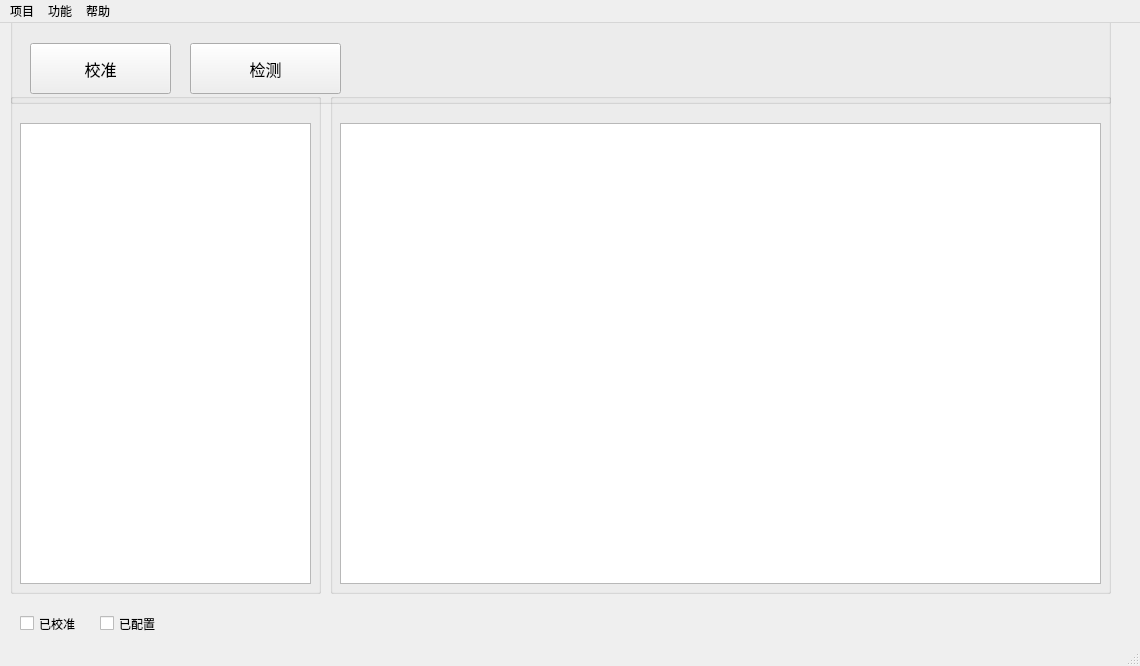
<?xml version="1.0" encoding="UTF-8"?>
<ui version="4.0">
 <class>MainWindow</class>
 <widget class="QMainWindow" name="MainWindow">
  <property name="geometry">
   <rect>
    <x>0</x>
    <y>0</y>
    <width>1140</width>
    <height>666</height>
   </rect>
  </property>
  <widget class="QWidget" name="centralwidget">
   <widget class="QGroupBox" name="groupBox">
    <property name="geometry">
     <rect>
      <x>10</x>
      <y>-10</y>
      <width>1101</width>
      <height>91</height>
     </rect>
    </property>
    <property name="title">
     <string/>
    </property>
    <widget class="QPushButton" name="bt_calibrate">
     <property name="enabled">
      <bool>true</bool>
     </property>
     <property name="geometry">
      <rect>
       <x>20</x>
       <y>30</y>
       <width>141</width>
       <height>51</height>
      </rect>
     </property>
     <property name="font">
      <font>
       <pointsize>12</pointsize>
      </font>
     </property>
     <property name="text">
      <string>校准</string>
     </property>
    </widget>
    <widget class="QPushButton" name="bt_detect">
     <property name="enabled">
      <bool>true</bool>
     </property>
     <property name="geometry">
      <rect>
       <x>180</x>
       <y>30</y>
       <width>151</width>
       <height>51</height>
      </rect>
     </property>
     <property name="font">
      <font>
       <pointsize>12</pointsize>
      </font>
     </property>
     <property name="text">
      <string>检测</string>
     </property>
    </widget>
   </widget>
   <widget class="QGroupBox" name="groupBox_2">
    <property name="geometry">
     <rect>
      <x>10</x>
      <y>70</y>
      <width>311</width>
      <height>501</height>
     </rect>
    </property>
    <property name="title">
     <string/>
    </property>
    <widget class="QTreeView" name="treeView">
     <property name="geometry">
      <rect>
       <x>10</x>
       <y>30</y>
       <width>291</width>
       <height>461</height>
      </rect>
     </property>
    </widget>
   </widget>
   <widget class="QGroupBox" name="groupBox_3">
    <property name="geometry">
     <rect>
      <x>330</x>
      <y>70</y>
      <width>781</width>
      <height>501</height>
     </rect>
    </property>
    <property name="title">
     <string/>
    </property>
    <widget class="QTableWidget" name="tableWidget">
     <property name="geometry">
      <rect>
       <x>10</x>
       <y>30</y>
       <width>761</width>
       <height>461</height>
      </rect>
     </property>
    </widget>
   </widget>
   <widget class="QCheckBox" name="cb_calibrate">
    <property name="geometry">
     <rect>
      <x>20</x>
      <y>590</y>
      <width>61</width>
      <height>21</height>
     </rect>
    </property>
    <property name="text">
     <string>已校准</string>
    </property>
    <property name="checkable">
     <bool>true</bool>
    </property>
   </widget>
   <widget class="QCheckBox" name="cb_config">
    <property name="geometry">
     <rect>
      <x>100</x>
      <y>590</y>
      <width>61</width>
      <height>21</height>
     </rect>
    </property>
    <property name="text">
     <string>已配置</string>
    </property>
    <property name="checkable">
     <bool>true</bool>
    </property>
   </widget>
  </widget>
  <widget class="QMenuBar" name="menubar">
   <property name="geometry">
    <rect>
     <x>0</x>
     <y>0</y>
     <width>1140</width>
     <height>21</height>
    </rect>
   </property>
   <widget class="QMenu" name="menuProject">
    <property name="title">
     <string>项目</string>
    </property>
    <addaction name="actionNew"/>
    <addaction name="actionOpen"/>
    <addaction name="separator"/>
   </widget>
   <widget class="QMenu" name="menuOperation">
    <property name="title">
     <string>功能</string>
    </property>
   </widget>
   <widget class="QMenu" name="menuHelp">
    <property name="title">
     <string>帮助</string>
    </property>
    <addaction name="actionAbout"/>
    <addaction name="actionManual"/>
   </widget>
   <addaction name="menuProject"/>
   <addaction name="menuOperation"/>
   <addaction name="menuHelp"/>
  </widget>
  <widget class="QStatusBar" name="statusbar"/>
  <action name="actionNew">
   <property name="text">
    <string>新建工程</string>
   </property>
  </action>
  <action name="actionOpen">
   <property name="text">
    <string>导入工程</string>
   </property>
  </action>
  <action name="actionClose">
   <property name="text">
    <string>Close</string>
   </property>
  </action>
  <action name="actionDelete">
   <property name="text">
    <string>Delete</string>
   </property>
  </action>
  <action name="actionAbout">
   <property name="text">
    <string>About</string>
   </property>
  </action>
  <action name="actionManual">
   <property name="text">
    <string>Manual</string>
   </property>
  </action>
  <action name="actioninitialize">
   <property name="text">
    <string>initialize</string>
   </property>
  </action>
 </widget>
 <resources/>
 <connections/>
</ui>
